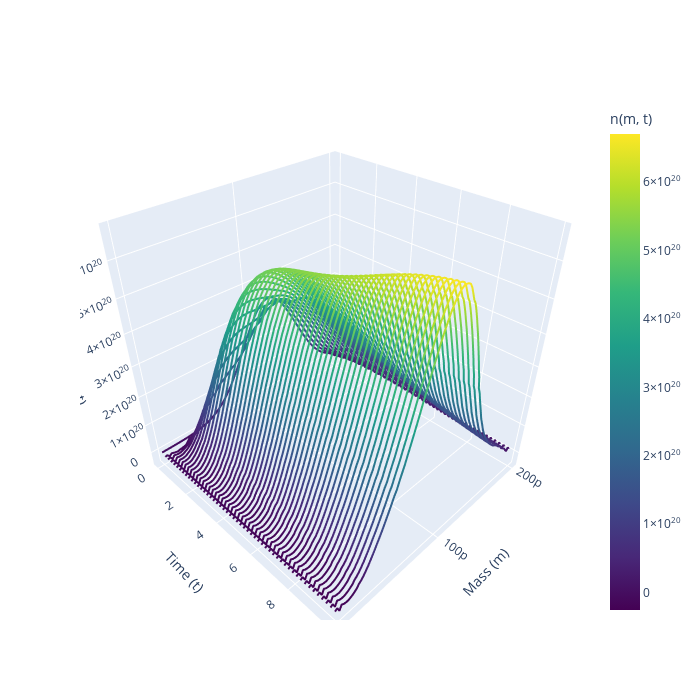

Here is the notebook cell this chart was saved with:
### Code cell
def norm_input_GP(n_vec, S_scalar, n_max, S_max):
    """
    n_vec: (M,)    in original units
    S_scalar: ()   in original units (tensor or float)
    returns X_norm: (1, M+1) float32
    """
    if not torch.is_tensor(S_scalar):
        S_scalar = torch.tensor(S_scalar, dtype=n_vec.dtype)
    x_norm = torch.cat([n_vec / n_max, (S_scalar / S_max).view(1)], dim=0).unsqueeze(0)
    return x_norm.float()

def split_and_denorm_cpu(y_norm_row, n_max, S_max, M):
    """
    y_norm_row: (M+1,) normalized prediction
    returns (n_next, S_next) in original units
    """
    n_next = y_norm_row[:M] * n_max
    S_next = y_norm_row[-1] * S_max
    return n_next, S_next

@torch.no_grad()
def predict_one_step_cpu(model, likelihood, n_t, S_t, n_max, S_max):
    """
    One-step: [n(t), S(t)] -> predict [n(t+1), S(t+1)].
    Inputs/outputs in ORIGINAL units.
    """
    model.eval(); likelihood.eval()
    X_in = norm_input_GP(n_t, S_t, n_max, S_max)     # (1, M+1)
    pred = likelihood(model(X_in))                # Multitask MVN, event_shape=(1, M+1)

    mean = pred.mean.squeeze(0)                   # (M+1,)
    # If you need uncertainty:
    # var  = pred.variance.squeeze(0)             # (M+1,) in normalized units
    # n_var = var[:-1] * (n_max**2)
    # S_var = var[-1]   * (S_max**2)

    M_bins = n_t.numel()
    n_next, S_next = split_and_denorm_cpu(mean, n_max, S_max, M_bins)
    return n_next, S_next

@torch.no_grad()
def rollout_cpu(model, likelihood, n0, S0, steps, n_max, S_max):
    """
    Autoregressive rollout for 'steps' steps starting from (n0, S0).
    Returns:
      Ns: (M, steps+1) including the initial state
      Ss: (steps+1,)
    """
    model.eval(); likelihood.eval()
    n_t = n0.clone().float()
    S_t = (S0.clone().float() if torch.is_tensor(S0) else torch.tensor(S0, dtype=n_t.dtype))

    M_bins = n_t.numel()
    Ns, Ss = [n_t.clone()], [S_t.clone()]

    for _ in range(steps):
        n_next, S_next = predict_one_step_cpu(model, likelihood, n_t, S_t, n_max, S_max)
        n_t, S_t = n_next, S_next
        Ns.append(n_t.clone())
        Ss.append(S_t.clone())

    Ns = torch.stack(Ns, dim=1)     # (M, steps+1)
    Ss = torch.stack(Ss)            # (steps+1,)
    return Ns, Ss



T_steps = Dataset_validation[0]["n"].shape[1] - 1

# run rollout
n_roll, S_roll = rollout_cpu(model, likelihood, n0, S0, steps=T_steps, n_max=n_max, S_max=S_max)
plt.plot((n_roll.T*m).sum(axis=1)*delta_m)
plt.plot(S_roll,label="Substrate prediction")
plt.plot(Dataset_validation[0]['S'],label= "Substrate validation")
plt.legend(loc='best')
plt.show()

plot_spaghetti(m=m,t=t_eval,N=n_roll.detach().numpy())
